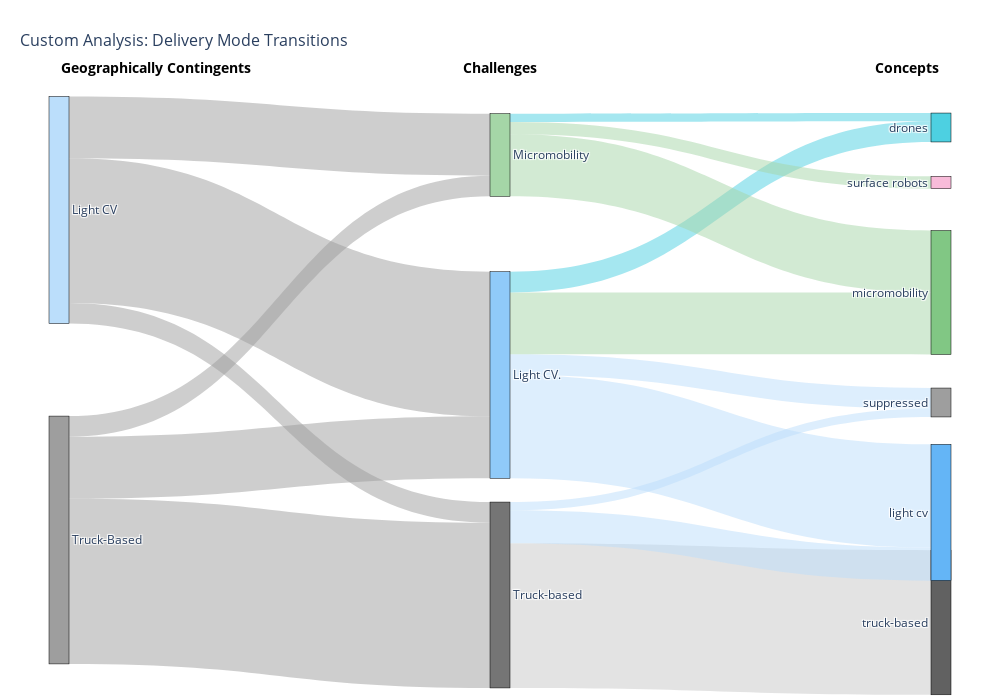

The notebook cell this image was saved under:
### Code cell
# Alternative approach using matplotlib (more complex but more control)
import matplotlib.pyplot as plt
from matplotlib.patches import Rectangle, FancyBboxPatch
# from matplotlib.path import Path
import matplotlib.patches as patches

def create_custom_sankey():
    """
    Create a custom Sankey-style diagram using matplotlib
    """
    fig, ax = plt.subplots(figsize=(12, 8))
    
    # Define positions and sizes for nodes with updated layer names
    # Format: [x, y, width, height, label, color]
    nodes = [
        # Geographically Contingents (left column)
        [0.05, 0.7, 0.15, 0.08, "Truck-Based", "#9E9E9E"],
        [0.05, 0.2, 0.15, 0.25, "Light CV", "#BBDEFB"],
        
        # Challenges (middle column)
        [0.45, 0.8, 0.12, 0.05, "Truck-based", "#757575"],
        [0.45, 0.45, 0.12, 0.15, "Light CV.", "#90CAF9"],
        [0.45, 0.15, 0.12, 0.08, "Micromobility", "#A5D6A7"],
        
        # Concepts (right column)
        [0.8, 0.85, 0.15, 0.04, "truck-based", "#616161"],
        [0.8, 0.7, 0.15, 0.08, "light cv", "#64B5F6"],
        [0.8, 0.55, 0.15, 0.04, "suppressed", "#9E9E9E"],
        [0.8, 0.35, 0.15, 0.12, "micromobility", "#81C784"],
        [0.8, 0.18, 0.15, 0.04, "surface robots", "#F8BBD9"],
        [0.8, 0.05, 0.15, 0.04, "drones", "#4DD0E1"]
    ]
    
    # Draw nodes
    for node in nodes:
        x, y, w, h, label, color = node
        # Draw rectangle
        rect = FancyBboxPatch((x, y), w, h, 
                            boxstyle="round,pad=0.01",
                            facecolor=color, 
                            edgecolor='black', 
                            linewidth=0.5)
        ax.add_patch(rect)
        
        # Add label
        ax.text(x + w/2, y + h/2, label, 
               ha='center', va='center', 
               fontsize=10, weight='bold')
    
    # Add title and layer labels
    ax.text(0.02, 0.98, "Figure 12. Modelled modal shift with increased last-metre alternatives (trips)",
           fontsize=14, weight='bold', transform=ax.transAxes)
    
    # Add layer labels
    ax.text(0.125, 0.95, "Geographically Contingents", 
           ha='center', va='center', fontsize=12, weight='bold', 
           transform=ax.transAxes)
    ax.text(0.51, 0.95, "Challenges", 
           ha='center', va='center', fontsize=12, weight='bold', 
           transform=ax.transAxes)
    ax.text(0.875, 0.95, "Concepts", 
           ha='center', va='center', fontsize=12, weight='bold', 
           transform=ax.transAxes)
    
    # Set limits and remove axes
    ax.set_xlim(0, 1)
    ax.set_ylim(0, 1)
    ax.axis('off')
    
    plt.tight_layout()
    return fig, ax

# Uncomment to create the matplotlib version
# fig, ax = create_custom_sankey()
# plt.show()

# Example of how to customize the Plotly version
def create_customized_sankey(title="Custom Modal Shift Analysis", 
                           width=1000, height=700,
                           color_scheme='default'):
    """
    Customizable version of the Sankey diagram
    
    Parameters:
    title: str, diagram title
    width/height: int, figure dimensions  
    color_scheme: str, 'default', 'colorblind', or 'monochrome'
    """
    
    # Color schemes
    color_schemes = {
        'default': ["#9E9E9E", "#BBDEFB", "#757575", "#90CAF9", "#A5D6A7", 
                   "#616161", "#64B5F6", "#9E9E9E", "#81C784", "#F8BBD9", "#4DD0E1"],
        'colorblind': ["#000000", "#E69F00", "#56B4E9", "#009E73", "#F0E442",
                      "#0072B2", "#D55E00", "#CC79A7", "#999999", "#F0E442", "#56B4E9"],
        'monochrome': ["#CCCCCC", "#999999", "#666666", "#AAAAAA", "#888888",
                      "#444444", "#777777", "#BBBBBB", "#555555", "#999999", "#666666"]
    }
    
    node_colors = color_schemes.get(color_scheme, color_schemes['default'])
    
    # Use the same structure as before but with customization
    fig = create_modal_shift_sankey()
    fig.update_layout(
        title={'text': title, 'font': {'size': 16}},
        width=width,
        height=height
    )
    
    return fig

# Example usage:
custom_fig = create_customized_sankey(
    title="Custom Analysis: Delivery Mode Transitions",
    color_scheme='colorblind'
)
custom_fig.show()

### Figure 1 — Plotly figure (JSON) as saved in the notebook; plotly's stock layout.template omitted (floating-point values rounded to 4 significant figures)
{"data": [{"link": {"color": ["rgba(158,158,158,0.5)", "rgba(158,158,158,0.5)", "rgba(158,158,158,0.5)", "rgba(158,158,158,0.5)", "rgba(158,158,158,0.5)", "rgba(158,158,158,0.5)", "rgba(200,200,200,0.5)", "rgba(187,222,251,0.5)", "rgba(187,222,251,0.5)", "rgba(187,222,251,0.5)", "rgba(187,222,251,0.5)", "rgba(165,214,167,0.5)", "rgba(77,208,225,0.5)", "rgba(165,214,167,0.5)", "rgba(165,214,167,0.5)", "rgba(77,208,225,0.5)"], "source": [0, 0, 0, 1, 1, 1, 2, 2, 2, 3, 3, 3, 3, 4, 4, 4], "target": [2, 3, 4, 2, 3, 4, 5, 6, 7, 6, 7, 8, 10, 8, 9, 10], "value": [40, 15, 5, 5, 35, 15, 35, 8, 2, 25, 5, 15, 5, 15, 3, 2]}, "node": {"color": ["#9E9E9E", "#BBDEFB", "#757575", "#90CAF9", "#A5D6A7", "#616161", "#64B5F6", "#9E9E9E", "#81C784", "#F8BBD9", "#4DD0E1"], "label": ["Truck-Based", "Light CV", "Truck-based", "Light CV.", "Micromobility", "truck-based", "light cv", "suppressed", "micromobility", "surface robots", "drones"], "line": {"color": "black", "width": 0.5}, "pad": 15, "thickness": 20, "x": [0.01, 0.01, 0.5, 0.5, 0.5, 0.99, 0.99, 0.99, 0.99, 0.99, 0.99], "y": [0.8, 0.2, 0.9, 0.5, 0.1, 0.95, 0.75, 0.55, 0.35, 0.15, 0.05]}, "type": "sankey"}], "layout": {"annotations": [{"font": {"color": "black", "size": 14}, "showarrow": false, "text": "<b>Geographically Contingents</b>", "x": 0.01, "xanchor": "left", "xref": "paper", "y": 1.08, "yref": "paper"}, {"font": {"color": "black", "size": 14}, "showarrow": false, "text": "<b>Challenges</b>", "x": 0.5, "xanchor": "center", "xref": "paper", "y": 1.08, "yref": "paper"}, {"font": {"color": "black", "size": 14}, "showarrow": false, "text": "<b>Concepts</b>", "x": 0.99, "xanchor": "right", "xref": "paper", "y": 1.08, "yref": "paper"}], "font": {"size": 12}, "height": 700, "margin": {"b": 50, "l": 50, "r": 50, "t": 100}, "title": {"font": {"size": 16}, "text": "Custom Analysis: Delivery Mode Transitions", "x": 0.02, "xanchor": "left", "y": 0.95}, "width": 1000}}
